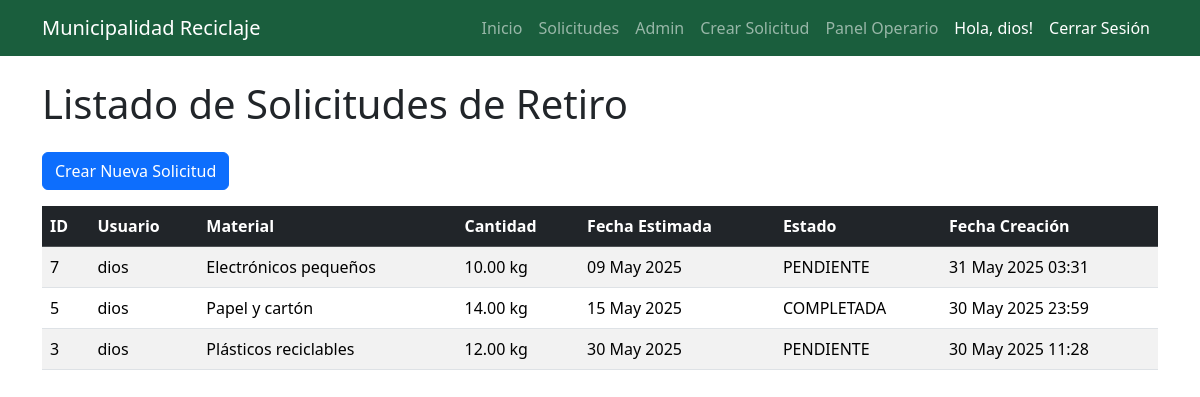
Screenshot of /solicitudes/ (signed in) with the database file from the repository.
### solicitudes/models.py (models this page shows, shortened)
class SolicitudDeRetiro(models.Model):
    ESTADOS_SOLICITUD = [
        ('PENDIENTE', 'Pendiente'),
        ('ASIGNADA', 'Asignada a Operario'),
        ('COMPLETADA', 'Completada'),
        ('RECHAZADA', 'Rechazada'),
    ]
    usuario = models.ForeignKey(User, on_delete=models.CASCADE, related_name='solicitudes_creadas')
    material = models.ForeignKey(Material, on_delete=models.PROTECT)
    cantidad_estimada = models.DecimalField(max_digits=5, decimal_places=2)
    fecha_solicitud = models.DateTimeField(auto_now_add=True)
    fecha_retiro_estimada = models.DateField(null=True, blank=True)
    direccion = models.CharField(max_length=255)
    estado = models.CharField(max_length=10, choices=ESTADOS_SOLICITUD, default='PENDIENTE')
    operario_asignado = models.ForeignKey(User, on_delete=models.SET_NULL, null=True, blank=True, related_name='solicitudes_asignadas')
    comentarios_operario = models.TextField(blank=True, null=True)
    class Meta:
        verbose_name_plural = "Solicitudes de Retiro"
        ordering = ['-fecha_solicitud']

class Material(models.Model):
    codigo = models.CharField(max_length=10, unique=True)
    nombre = models.CharField(max_length=100)
    descripcion = models.TextField()
    class Meta:
        verbose_name_plural = "Materiales"

### solicitudes/views.py (the view)
# urls.py: path('', views.index, name='index'),
@login_required
def index(request):
    solicitudes = SolicitudDeRetiro.objects.filter(usuario=request.user).order_by('-fecha_solicitud')
    materiales = Material.objects.all()
    context = {
        'solicitudes': solicitudes,
        'materiales': materiales
    }
    return render(request, 'index.html', context)

### solicitudes/context_processors.py (called while the page is built)
def roles_context(request):
    es_operario = False
    es_administrador_custom = False
    if request.user.is_authenticated:
        if request.user.is_superuser:
            es_operario = True
            es_administrador_custom = True
        elif request.user.is_staff and request.user.groups.filter(name='Operarios').exists():
            es_operario = True
    return {
        'es_operario': es_operario,
        'es_administrador_custom': es_administrador_custom,
    }

### solicitudes/templates/index.html (shortened to what this page needs)
{% extends 'base.html' %}
{% block content %}
    <div class="container mt-4">
        <h1 class="mb-4">Listado de Solicitudes de Retiro</h1>
        <div class="mt-4">
            <a href="{% url 'solicitudes:crear_solicitud' %}" class="btn btn-primary mb-3">Crear Nueva Solicitud</a>
        </div>
        {% if solicitudes %}
            <div class="table-responsive">
                <table class="table table-striped table-hover">
                    <thead class="table-dark">
                        <tr>
                            <th>ID</th>
                            <th>Usuario</th>
                            <th>Material</th>
                            <th>Cantidad</th>
                            <th>Fecha Estimada</th>
                            <th>Estado</th>
                            <th>Fecha Creación</th>
                        </tr>
                    </thead>
                    <tbody>
                        {% for solicitud in solicitudes %}
                            <tr>
                                <td>{{ solicitud.id }}</td>
                                <td>{{ solicitud.usuario.username }}</td>
                                <td>{{ solicitud.material.nombre }}</td>
                                <td>{{ solicitud.cantidad_estimada }} kg</td>
                                <td>{{ solicitud.fecha_retiro_estimada|date:"d M Y" }}</td>
                                <td>{{ solicitud.estado }}</td>
                                <td>{{ solicitud.fecha_solicitud|date:"d M Y H:i" }}</td>
                            </tr>
                        {% endfor %}
                    </tbody>
                </table>
            </div>
        {% else %}
            <div class="alert alert-info" role="alert">
                No hay solicitudes de retiro registradas aún.
            </div>
        {% endif %}
    </div>
{% endblock %}

### templates/base.html (shortened to what this page needs)
{% load static %}
<!DOCTYPE html>
<html lang="es">
<head>
    <link href="https://cdn.jsdelivr.net/npm/bootstrap@5.3.3/dist/css/bootstrap.min.css" rel="stylesheet">
    <link rel="stylesheet" href="https://cdnjs.cloudflare.com/ajax/libs/font-awesome/6.5.2/css/all.min.css" />
    <link rel="stylesheet" href="{% static 'styles.css' %}">
</head>
<body>
    <nav class="navbar navbar-expand-lg navbar-dark navbar-custom-green sticky-top">
        <div class="container">
            <a class="navbar-brand" href="{% url 'core:home' %}">Municipalidad Reciclaje</a>
            <div class="collapse navbar-collapse" id="navbarNav">
                <ul class="navbar-nav ms-auto">
                    <li class="nav-item">
                        <a class="nav-link" href="{% url 'core:home' %}">Inicio</a>
                    </li>
                    <li class="nav-item">
                        <a class="nav-link" href="{% url 'solicitudes:index' %}">Solicitudes</a>
                    </li>
                    {% if user.is_superuser %}
                    <li class="nav-item">
                        <a class="nav-link" href="/admin/">Admin</a>
                    </li>
                    {% endif %}
                    {% if user.is_authenticated %}
                        <li class="nav-item">
                            <a class="nav-link" href="{% url 'solicitudes:crear_solicitud' %}">Crear Solicitud</a>
                        </li>
                        {% if es_operario %}
                        <li class="nav-item">
                            <a class="nav-link" href="{% url 'solicitudes:dashboard_operario' %}">Panel Operario</a>
                        </li>
                        {% endif %}
                        <li class="nav-item">
                            <span class="nav-link text-white">Hola, {{ user.username }}!</span>
                        </li>
                        <li class="nav-item">
                            <form action="{% url 'logout' %}" method="post" style="display: inline;">
                                <button type="submit" class="nav-link btn btn-link text-white" style="text-decoration: none;">Cerrar Sesión</button>
                            </form>
                        </li>
                    {% endif %}
                </ul>
            </div>
        </div>
    </nav>
    {% block content %}
    {% endblock %}
</body>
</html>

### static/styles.css (style rules this page uses)
.navbar-custom-green { background-color: #1a5e3d; }

### rows the page displays
SolicitudDeRetiro: id "7", usuario.username "dios", material.nombre "Electrónicos pequeños", cantidad_estimada "10.00", fecha_retiro_estimada "09 May 2025", estado "PENDIENTE", fecha_solicitud "31 May 2025 03:31"
SolicitudDeRetiro: id "5", usuario.username "dios", material.nombre "Papel y cartón", cantidad_estimada "14.00", fecha_retiro_estimada "15 May 2025", estado "COMPLETADA", fecha_solicitud "30 May 2025 23:59"
SolicitudDeRetiro: id "3", usuario.username "dios", material.nombre "Plásticos reciclables", cantidad_estimada "12.00", fecha_retiro_estimada "30 May 2025", estado "PENDIENTE", fecha_solicitud "30 May 2025 11:28"

### other values shown
{{ user.username }} "dios"
